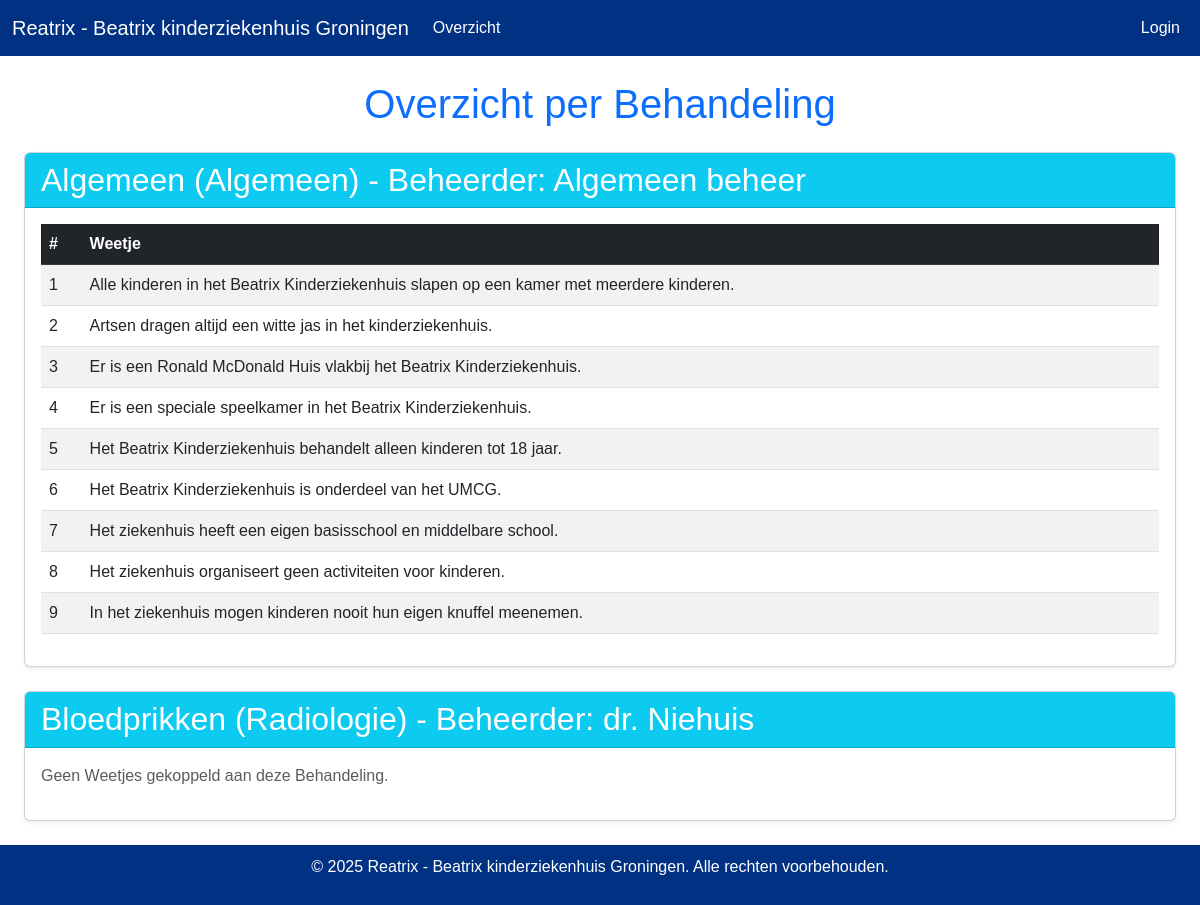
/Behandeling/overzicht, run on the app's committed database.
### models.py (models this page shows)
class Behandeling(db.Model):
    id = db.Column(db.Integer, primary_key=True)
    behandelingnaam = db.Column(db.String(50), nullable=False)
    Categorie = db.Column(db.String(10), nullable=False)
    Beheerder_id = db.Column(db.Integer, db.ForeignKey('beheerder.id'), nullable=False)
    Weetje = db.relationship('Weetje', backref='Behandeling', lazy=True)

class Beheerder(db.Model):
    id = db.Column(db.Integer, primary_key=True)
    naam = db.Column(db.String(50), nullable=False)
    gender = db.Column(db.String(10), nullable=False)
    Behandeling = db.relationship('Behandeling', backref='Beheerder', lazy=True)

class Weetje(db.Model):
    id = db.Column(db.Integer, primary_key=True)
    Weetje = db.Column(db.String(50), nullable=False)
    uitleg = db.Column(db.String, nullable=True)
    gender = db.Column(db.String(10), nullable=False)
    Behandeling_id = db.Column(db.Integer, db.ForeignKey('behandeling.id'), nullable=False)

### routes/Behandeling/routes.py (the view)
@Behandeling_bp.route('/overzicht')
def overzicht():
    Behandelingen = Behandeling.query.options(
        db.joinedload(Behandeling.Weetje),
        db.joinedload(Behandeling.Beheerder)
    ).order_by(Behandeling.behandelingnaam).all()
    return render_template('overzicht.html', Behandelingen=Behandelingen, enumerate=enumerate)

### templates/overzicht.html
{% extends 'base.html' %}
{% block content %}
<div class="container">
    <h1 class="my-4 text-center text-primary">Overzicht per Behandeling</h1>
    {% for Behandeling in Behandelingen %}
    <div class="card mb-4 shadow-sm">
        <div class="card-header bg-info text-white">
            <h2 class="mb-0">
                {{ Behandeling.behandelingnaam }} ({{ Behandeling.Categorie }})
                {% if Behandeling.Beheerder %}
                    - Beheerder: {{ Behandeling.Beheerder.naam }}
                {% else %}
                    - Geen Beheerder
                {% endif %}
            </h2>
        </div>
        <div class="card-body">
            {% if Behandeling.Weetje %}
            <table class="table table-striped">
                <thead class="table-dark">
                <tr>
                    <th>#</th>
                    <th>Weetje</th>
                </tr>
                </thead>
                <tbody>
                {% for idx, Weetje in enumerate(Behandeling.Weetje|sort(attribute='Weetje'), start=1) %}
                <tr>
                    <td>{{ idx }}</td>
                    <td>{{ Weetje.Weetje }}</td>
                </tr>
                {% endfor %}
                </tbody>
            </table>
            {% else %}
            <p class="text-muted">Geen Weetjes gekoppeld aan deze Behandeling.</p>
            {% endif %}
        </div>
    </div>
    {% endfor %}
</div>
{% endblock %}

### templates/base.html (style rules this page uses)
body { font-family: Arial, sans-serif; }
.container { max-width: 1200px; }

### data on the page
Behandeling: behandelingnaam "Algemeen", Categorie "Algemeen", Beheerder.naam "Algemeen beheer"
Weetje: idx "1", Weetje "Alle kinderen in het Beatrix Kinderziekenhuis slapen op een kamer met meerdere kinderen."
Weetje: Behandeling "2", Weetje "Artsen dragen altijd een witte jas in het kinderziekenhuis."
Weetje: idx "3", Weetje "Er is een Ronald McDonald Huis vlakbij het Beatrix Kinderziekenhuis."
Weetje: idx "4", Weetje "Er is een speciale speelkamer in het Beatrix Kinderziekenhuis."
Weetje: idx "5", Weetje "Het Beatrix Kinderziekenhuis behandelt alleen kinderen tot 18 jaar."
Weetje: idx "6", Weetje "Het Beatrix Kinderziekenhuis is onderdeel van het UMCG."
Weetje: idx "7", Weetje "Het ziekenhuis heeft een eigen basisschool en middelbare school."
Weetje: id "8", Weetje "Het ziekenhuis organiseert geen activiteiten voor kinderen."
Weetje: idx "9", Weetje "In het ziekenhuis mogen kinderen nooit hun eigen knuffel meenemen."
Behandeling: behandelingnaam "Bloedprikken", Categorie "Radiologie", Beheerder.naam "dr. Niehuis", shows "Geen Weetjes gekoppeld aan deze Behandeling."
